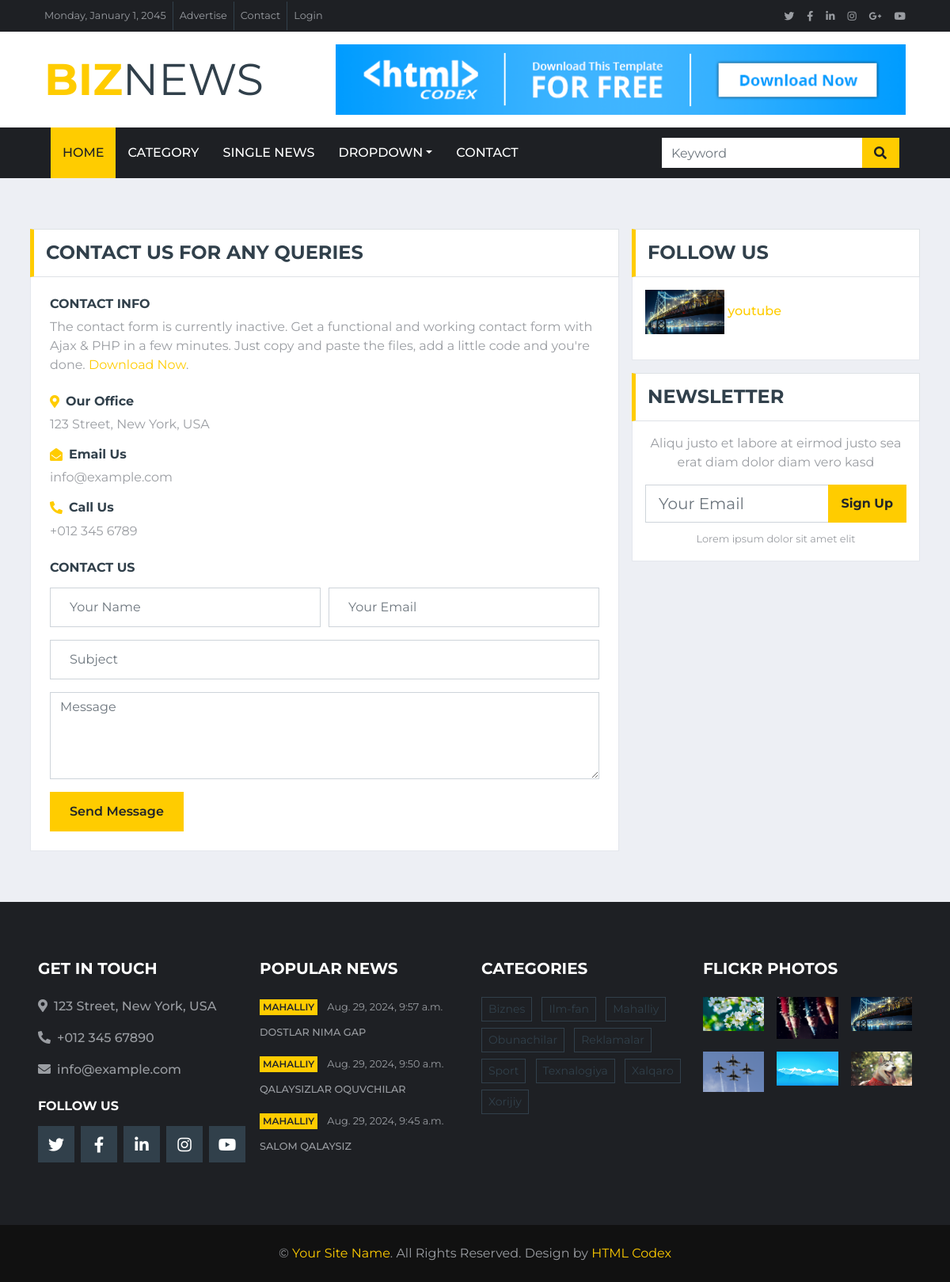
The page /news/contact on the database as committed earlier.
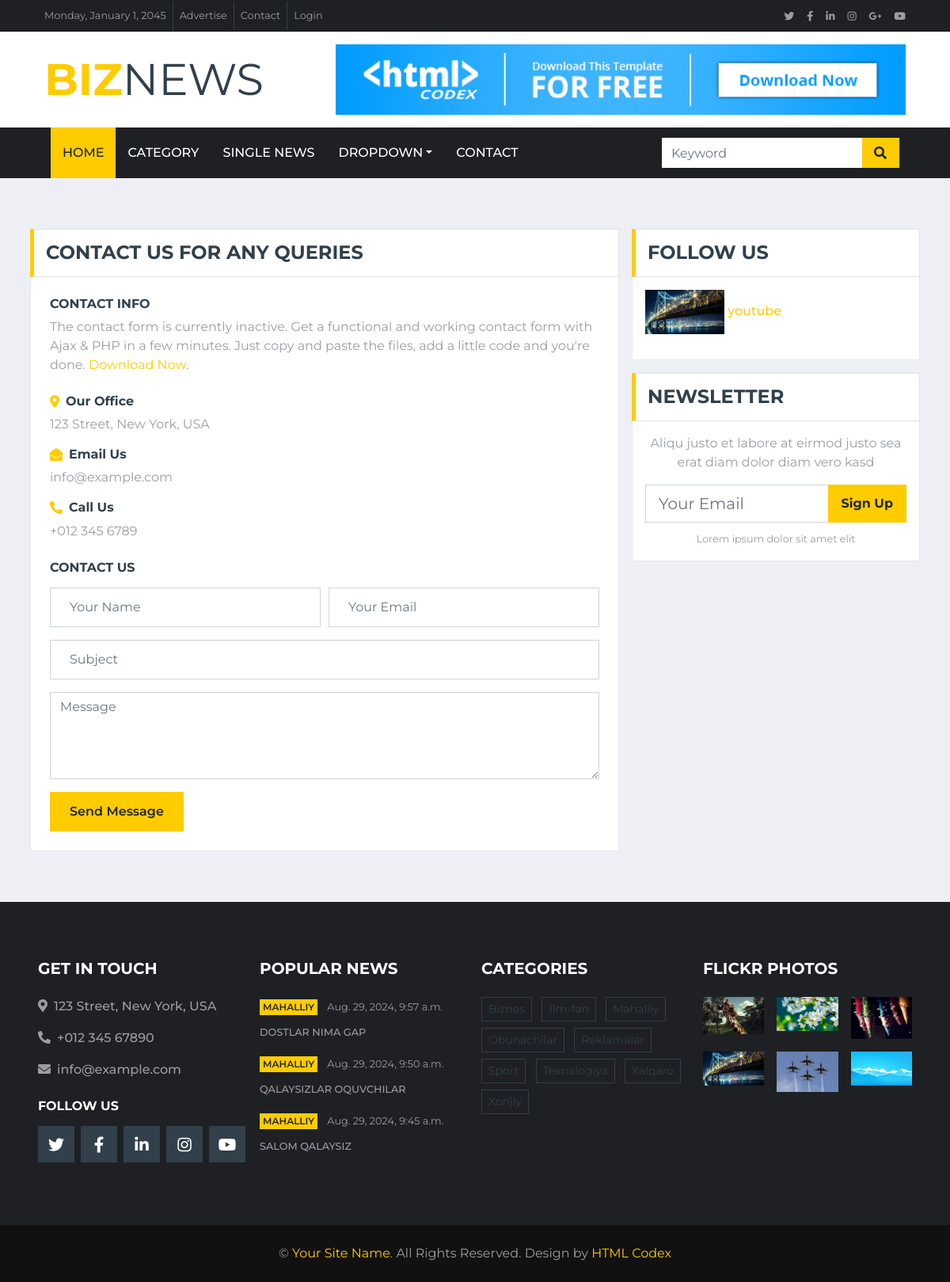
The same page on the database as committed later.
### blog/models.py (models this page shows, shortened)
class News(models.Model):
    class Status(models.TextChoices):
        Qoralama = "QR", "Qoralama"
        Chopetish = "CHP", "Chopetish"
    title = models.CharField(max_length=150)
    slug = models.SlugField(max_length=150)
    body = models.TextField()
    image = models.ImageField(upload_to="News/images")
    category = models.ForeignKey(Category,on_delete=models.CASCADE)
    publish_time = models.DateTimeField(default=timezone.now)
    created_time = models.DateTimeField(auto_now_add=True)
    update_time = models.DateTimeField(auto_now=True)
    status = models.CharField(max_length=3,
                              choices=Status.choices,
                              default=Status.Qoralama)
    objects = models.Manager()
    chopetish = ChopetishManager()
    class Meta:
        ordering = ["-publish_time"]
    def get_absolute_url(self):
        return reverse("detali", args=[self.slug])

class Category(models.Model):
    name = models.CharField(max_length=150)
    def __str__(self):
        return self.name

### blog/views.py (the view)
# urls.py: path('contact',contactpage, name="contact"),
def contactpage(request):
    news_list = News.chopetish.all().order_by('-publish_time')[:6]
    new = News.chopetish.all().order_by('-publish_time')[:3]
    full = News.chopetish.all().order_by('-publish_time')[:2]
    catigories = Category.objects.all().order_by('name')
    locals = News.chopetish.all().filter(category__name="Mahalliy").order_by("-publish_time")[:3]
    xorijiy = News.chopetish.all().filter(category__name="Xorijiy").order_by("-publish_time")[:4]
    xalqaro = News.chopetish.all().filter(category__name="Xalqaro").order_by("-publish_time")[:4]
    sport = News.chopetish.all().filter(category__name="Sport").order_by("-publish_time")[:4]
    biznes = News.chopetish.all().filter(category__name="Biznes").order_by("-publish_time")[:4]
    ilmfan = News.chopetish.all().filter(category__name="Ilm-fan").order_by("-publish_time")[:1]
    texnalogiya = News.chopetish.all().filter(category__name="Texnalogiya").order_by("-publish_time")[:2]
    obunachi = News.chopetish.all().filter(category__name="Obunachilar").order_by("-publish_time")[:5]
    reklama = News.chopetish.all().filter(category__name="Reklamalar").order_by("-publish_time")[:1]
    form = EmailFrom(request.POST or None)
    if request.method == "POST" and form.is_valid():
        form.save()
        return HttpResponse("<h2>malumotingiz saqlandi</h2>")
    form = ContactFrom(request.POST or None)
    if request.method == "POST" and form.is_valid():
        form.save()
        return HttpResponse("<h2>malumotingiz saqlandi</h2>")
    context = {
        "form":form,
        "newss": news_list,
        "news": new,
        "full": full,
        "catigories": catigories,
        "locals": locals,
        "xorijiy": xorijiy,
        "xalqaro": xalqaro,
        "sport": sport,
        "biznes": biznes,
        "ilmfan": ilmfan,
        "texnalogiya": texnalogiya,
        "obunachi": obunachi,
        "reklama": reklama,
    }
    return render(request, 'contact.html',context=context)

### blog/forms.py
class ContactFrom(forms.ModelForm):
    class Meta:
        model = Contact
        fields = "__all__"

### blog/models.py (called while the page is built)
    def get_queryset(self):
        return super().get_queryset().filter(status=News.Status.Chopetish)

### templates/contact.html (shortened to what the changed rows need)
{% extends "base.html" %}
{% load static %}
{% block alisher %}
    <div class="container-fluid mt-5 pt-3">
        <div class="container">
            <div class="row">
                <div class="col-lg-4">
                    <div class="mb-3">
                        <div class="bg-white border border-top-0 p-3">
                            {% for obuna in obunachi %}
                            <a href="{{ obuna.get_absolute_url }}" class="d-block w-100 text-black text-decoration-none mb-3" style="">
                                <img class="" src="{{obuna.image.url}}" style="width: 100px; background: rgba(0, 0, 0, .2);">
                                <span class="font-weight-medium">{{obuna.title}}</span>
                            </a>
                            {% endfor %}
                        </div>
                    </div>
                </div>
            </div>
        </div>
    </div>
{% endblock alisher %}

### templates/base.html (shortened to what the changed rows need)
{% load static %}
<!DOCTYPE html>
<html lang="en">
<head>
    <link href="https://cdnjs.cloudflare.com/ajax/libs/font-awesome/5.15.0/css/all.min.css" rel="stylesheet">
    <link href="{% static 'lib/owlcarousel/assets/owl.carousel.min.css'%}" rel="stylesheet">
    <link href="{% static 'css/style.css'%}" rel="stylesheet">
</head>
<body>
    <div class="container-fluid d-none d-lg-block">
        <div class="row align-items-center bg-white py-3 px-lg-5">
            <div class="col-lg-4">
                <a href="index.html" class="navbar-brand p-0 d-none d-lg-block">
                    <h1 class="m-0 display-4 text-uppercase text-primary">Biz<span class="text-secondary font-weight-normal">News</span></h1>
                </a>
            </div>
        </div>
    </div>
{% block alisher %}
{% endblock alisher %}
    <div class="container-fluid bg-dark pt-5 px-sm-3 px-md-5 mt-5">
        <div class="row py-4">
            <div class="col-lg-3 col-md-6 mb-5">
                {% for loc in locals %}
                <div class="mb-3">
                    <div class="mb-2">
                        <a class="badge badge-primary text-uppercase font-weight-semi-bold p-1 mr-2" href="">{{loc.category}}</a>
                        <a class="text-body" href="{{ loc.get_absolute_url }}"><small>{{loc.publish_time}}</small></a>
                    </div>
                    <a class="small text-body text-uppercase font-weight-medium" href="{{ local.get_absolute_url }}">{{loc.title}}</a>
                </div>
                {% endfor %}
            </div>
            <div class="col-lg-3 col-md-6 mb-5">
                <div class="m-n1">
                    {% for categ in catigories %}
                        <a href="{{categ.get_absolute_url}}" class="btn btn-sm btn-outline-secondary m-1">{{categ.name}}</a>
                    {% endfor %}
                </div>
            </div>
            <div class="col-lg-3 col-md-6 mb-5">
                <div class="row">
                    {% for nw in newss %}
                    <div class="col-4 mb-3">
                        <a href="{{ nw.get_absolute_url }}"><img class="w-100" src="{{nw.image.url}}" alt=""></a>
                    </div>
                    {% endfor %}
                </div>
            </div>
        </div>
    </div>
</body>
</html>

Rows that differ between the two databases and show on the page:
no longer on this page (row unchanged): News: image (picture), shown under "FLICKR PHOTOS"
added News: image (picture), shown under "FLICKR PHOTOS"
